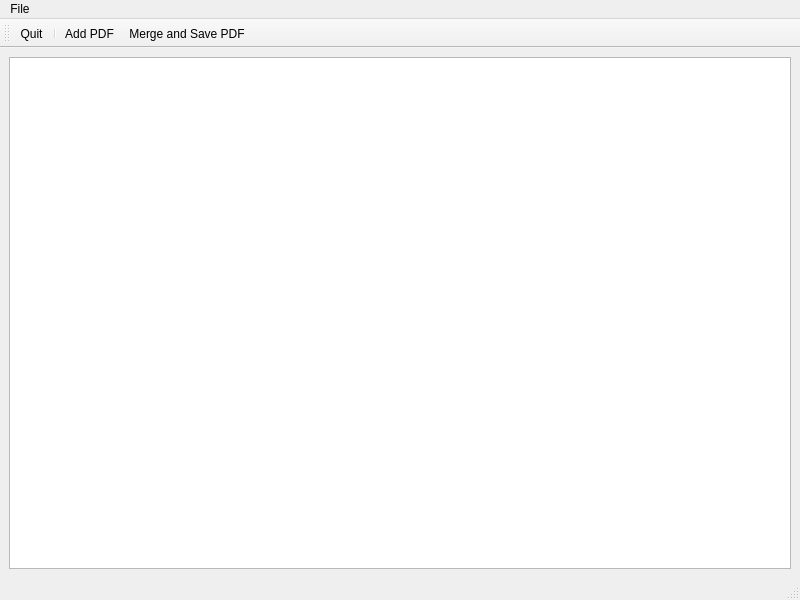
<?xml version="1.0" encoding="UTF-8"?>
<ui version="4.0">
 <class>MainWindow</class>
 <widget class="QMainWindow" name="MainWindow">
  <property name="geometry">
   <rect>
    <x>0</x>
    <y>0</y>
    <width>800</width>
    <height>600</height>
   </rect>
  </property>
  <property name="windowTitle">
   <string>mfmc Merge PDF</string>
  </property>
  <property name="windowIcon">
   <iconset resource="mainwindow.qrc">
    <normaloff>:/newPrefix/images/mfmclogo.ico</normaloff>:/newPrefix/images/mfmclogo.ico</iconset>
  </property>
  <widget class="QWidget" name="centralwidget">
   <layout class="QGridLayout" name="gridLayout">
    <item row="0" column="0">
     <widget class="QListWidget" name="listWidget_PDF"/>
    </item>
   </layout>
  </widget>
  <widget class="QMenuBar" name="menubar">
   <property name="geometry">
    <rect>
     <x>0</x>
     <y>0</y>
     <width>800</width>
     <height>21</height>
    </rect>
   </property>
   <widget class="QMenu" name="menuFile">
    <property name="title">
     <string>File</string>
    </property>
    <addaction name="actionAdd_PDF"/>
    <addaction name="actionMerge_and_Save_PDF"/>
    <addaction name="actionQuit"/>
   </widget>
   <addaction name="menuFile"/>
  </widget>
  <widget class="QStatusBar" name="statusbar"/>
  <widget class="QToolBar" name="toolBar">
   <property name="windowTitle">
    <string>toolBar</string>
   </property>
   <property name="toolButtonStyle">
    <enum>Qt::ToolButtonTextBesideIcon</enum>
   </property>
   <attribute name="toolBarArea">
    <enum>TopToolBarArea</enum>
   </attribute>
   <attribute name="toolBarBreak">
    <bool>false</bool>
   </attribute>
   <addaction name="actionQuit"/>
   <addaction name="separator"/>
   <addaction name="actionAdd_PDF"/>
   <addaction name="actionMerge_and_Save_PDF"/>
  </widget>
  <action name="actionAdd_PDF">
   <property name="icon">
    <iconset resource="mainwindow.qrc">
     <normaloff>:/images/images/PDFfile.png</normaloff>:/images/images/PDFfile.png</iconset>
   </property>
   <property name="text">
    <string>Add PDF</string>
   </property>
   <property name="iconText">
    <string>Add PDF</string>
   </property>
  </action>
  <action name="actionMerge_and_Save_PDF">
   <property name="icon">
    <iconset resource="mainwindow.qrc">
     <normaloff>:/images/images/PDFdownload.png</normaloff>:/images/images/PDFdownload.png</iconset>
   </property>
   <property name="text">
    <string>Merge and Save PDF</string>
   </property>
  </action>
  <action name="actionQuit">
   <property name="icon">
    <iconset resource="mainwindow.qrc">
     <normaloff>:/images/images/quit.png</normaloff>:/images/images/quit.png</iconset>
   </property>
   <property name="text">
    <string>Quit</string>
   </property>
  </action>
 </widget>
 <resources>
  <include location="mainwindow.qrc"/>
 </resources>
 <connections/>
</ui>
